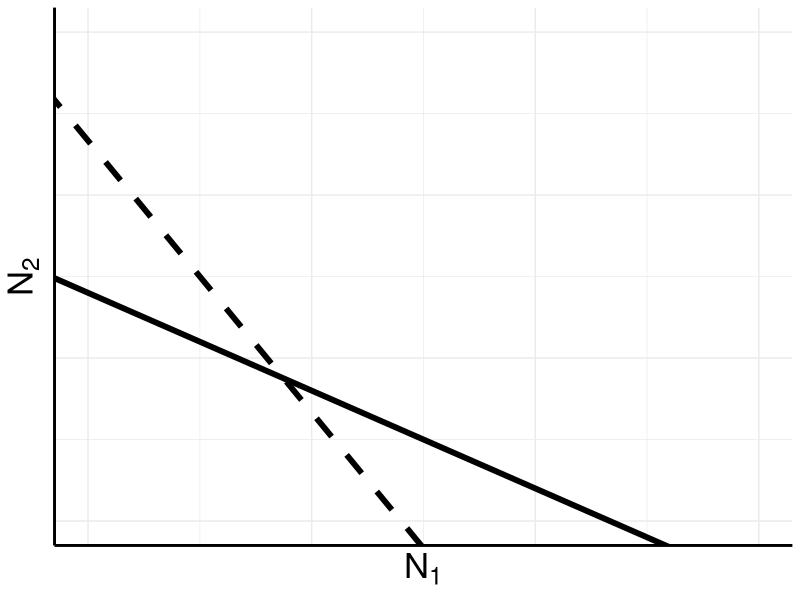

R code for this plot:
library(ggplot2)

#make room on the bottom with par
par(mar = c(7, 4, 4, 6))
#make a plot
ggplot() +
  
  #make a black line for the graph using geom_segment for species 1 isocline I set the lines to go from -1 because
  #I am going to set the axis limits to zero using coord_cartesian. This will make the lines intersect the axis :)
  geom_segment(aes(x = -1, y = 2, xend = 4, yend = -1), size = 2, colour = "black") +
  
  #make a black dashed line for the grpah using geom_segment for species 2 isocline
  geom_segment(aes(x = -1, y = 4, xend = 2, yend = -1), size = 2, colour = "black", linetype = "dashed") +
  
  #label x and y axis using labs()
  labs(x = expression(N[1]), y = expression(N[2])) +
  
  #Use coord_cartesian to set limits from 0-4 that way the lines intersect
  coord_cartesian(xlim = c(0, 3), ylim = c(0, 3)) +
  
  #theme minimal gets rid of background
  theme_minimal() +
    
  #use theme to set the size of axis text with axis.title, make axis lines, and in this case leave out numbers on axis using axis.text = element_blank()
  theme(axis.line = element_line(size = 1, colour = "black", linetype = "solid" ),
          axis.title.x = element_text(size = 25),
          axis.title.y = element_text(size = 25),
          axis.text = element_blank())


